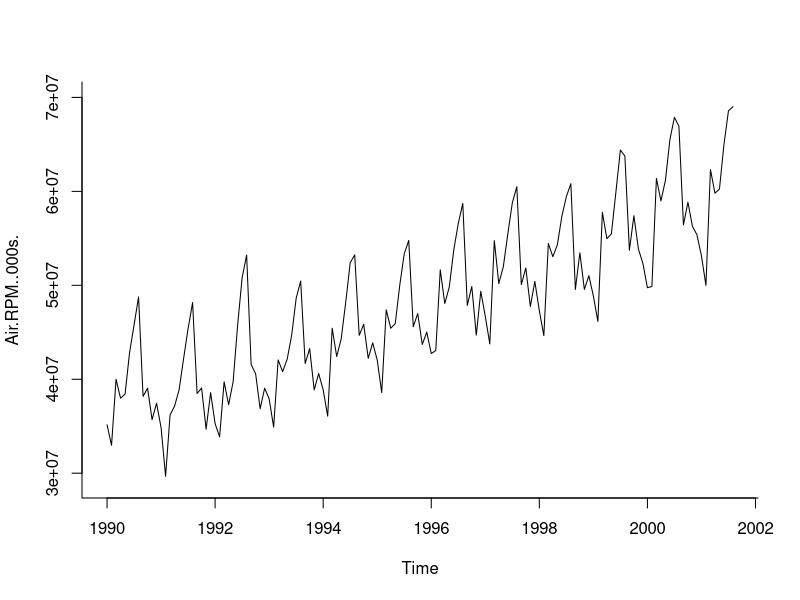

The R script that drew this image: (Note: this script raises an error after producing the figure.)
## ---- chunk 1
library(forecast)
## ---- chunk 2
Traveldata <- read.csv("Sept11Travel.csv")
Traveldata 
## ---- chunk 3
#pre-event time series for Air 

air_pre911.ts <- ts(Traveldata$Air, start = c(1990,1), end = c(2001,8), freq = 12)
plot(air_pre911.ts, xlab = "Time", ylab = "Air.RPM..000s.", ylim = c(29000000, 70000000), bty = "l")


## ---- chunk 4
#pre-even time series for Rail
pre_9_11_rail <- ts(sept_11$Rail, start = c(1990, 1), end = c(2001, 8), freq = 12)
plot(pre_9_11_rail, xlab = "Time", ylab = "Rail PM", ylim = c(300000000, 700000000), bty = "l")
## ---- chunk 5
# Pre-event car time series plot
pre_9_11_car <- ts(sept_11$VMT, start = c(1990, 1), end = c(2001, 8), freq = 12)
plot(pre_9_11_car, xlab = "Time", ylab = "Car VMT", ylim = c(150, 262), bty = "l")
## ---- chunk 6
# Visualizing Air RPM Time Series
air_seasonality <- stl(pre_9_11_air, s.window = "period")
plot(air_seasonality)
## ---- chunk 7
